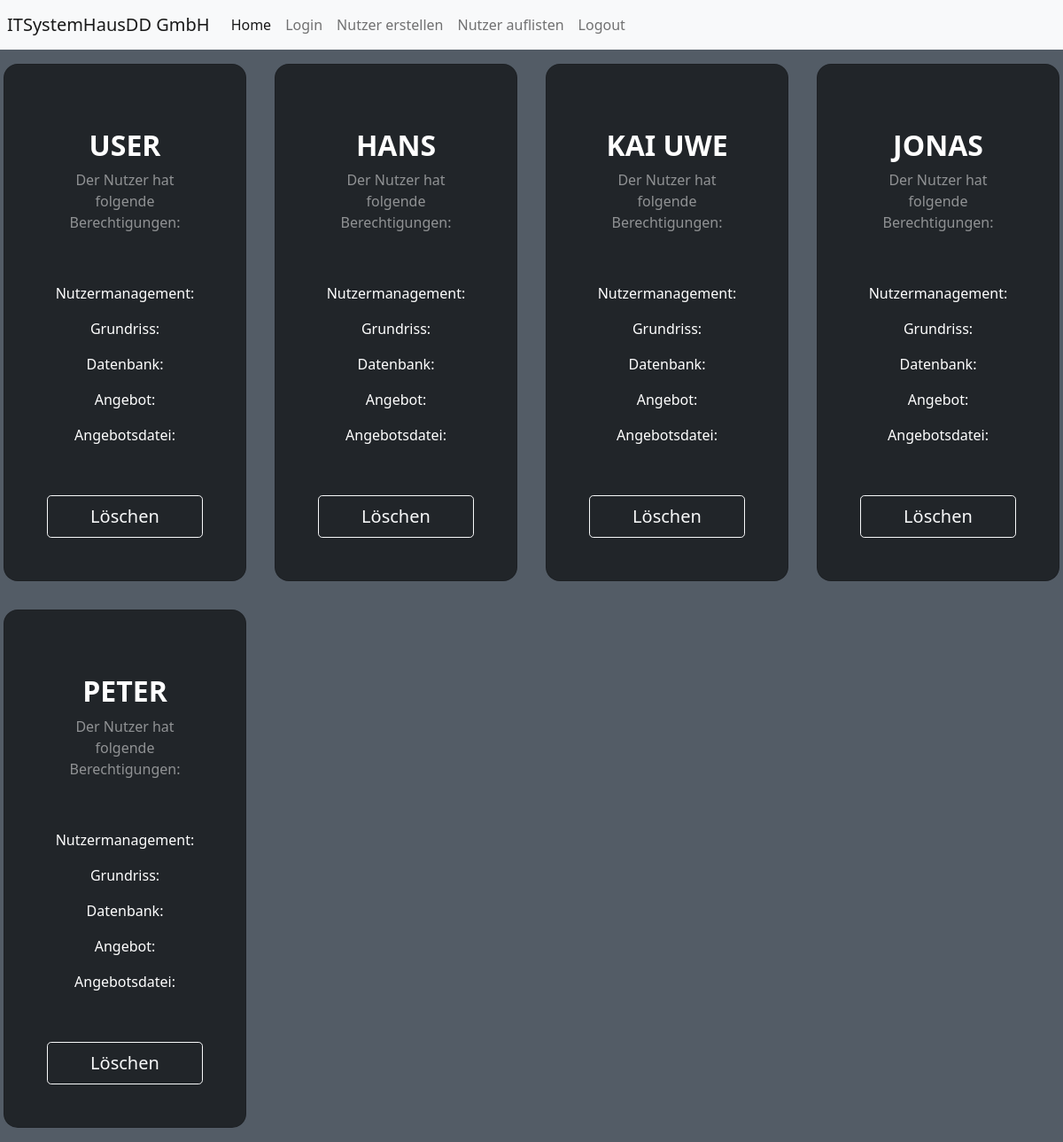
The page /list-employee/ on the database its author committed.
### usermanagement/models.py (models this page shows)
class Employee(User):
    perm_usermanagement = models.BooleanField(default=False)
    perm_layout = models.BooleanField(default=False)
    perm_database = models.BooleanField(default=False)
    perm_offer = models.BooleanField(default=False)
    perm_offer_file = models.BooleanField(default=False)

### usermanagement/views.py (the view)
# urls.py: path("list-employee/",views.ListEmployee.as_view(),name="list-employee-view"),
class ListEmployee(View):
    def get(self,request:HttpRequest)->HttpResponse:
        all_employee = Employee.objects.all()
        return render(request,"usermanagement/list_employee.html",{"employees":all_employee})

### usermanagement/templates/usermanagement/list_employee.html (shortened to what this page needs)
{% extends "usermanagement/index.html" %}
{% load static %}
{% block css %}
    <link rel="stylesheet" href="{% static 'css/styleList.css' %}">
{% endblock %}
{% load bootstrap_icons %}
{% block content %}
<div class="row">
    {% for item in employees %}
        <div class="col-sm-6 w-25 p-3">
            <div class="card bg-dark text-white" style="border-radius: 1rem;">
                <div class="card-body p-5 text-center">
                    <div class="mb-md-5 mt-md-4">
                        <h2 class="fw-bold mb-2 text-uppercase">{{item.username}}</h2>
                        <p class="text-white-50 mb-5">Der Nutzer hat folgende Berechtigungen:</p>
                        <div class="p-2">
                            {% if item.perm_usermanagement %}
                                Nutzermanagement: {% bs_icon 'shield-check' color='white' size='1.5em' %}
                            {% else %}
                                Nutzermanagement: {% bs_icon 'shield-x' color='white' size='1.5em' %}
                            {% endif %}
                        </div>
                        <div class="p-2">
                            {% if item.perm_layout %}
                                Grundriss: {% bs_icon 'shield-check' color='white' size='1.5em' %}
                            {% else %}
                                Grundriss: {% bs_icon 'shield-x' color='white' size='1.5em' %}
                            {% endif %}
                        </div>
                        <div class="p-2">
                            {% if item.perm_database %}
                                Datenbank: {% bs_icon 'shield-check' color='white' size='1.5em' %}
                            {% else %}
                                Datenbank: {% bs_icon 'shield-x' color='white' size='1.5em' %}
                            {% endif %}
                        </div>
                        <div class="p-2">
                            {% if item.perm_offer %}
                                Angebot: {% bs_icon 'shield-check' color='white' size='1.5em' %}
                            {% else %}
                                Angebot: {% bs_icon 'shield-x' color='white' size='1.5em' %}
                            {% endif %}
                        </div>
                        <div class="p-2">
                            {% if item.perm_offer_file %}
                                Angebotsdatei: {% bs_icon 'shield-check' color='white' size='1.5em' %}
                            {% else %}
                                Angebotsdatei: {% bs_icon 'shield-x' color='white' size='1.5em' %}
                            {% endif %}
                        </div>
                    </div>
                    <button type="button" class="btn btn-outline-light btn-lg px-5" data-bs-toggle="modal" data-bs-target="#deleteModal{{item}}">
                        Löschen
                    </button>
                </div>
            </div>
        </div>
    {% endfor %}
</div>
{% endblock %}

### usermanagement/static/css/styleList.css (style rules this page uses)
html, body { background-color: #535c66; max-width: 100%; overflow-x: hidden; }

### rows shown on the page
Employee: username "USER", shows "Nutzermanagement:", shows "Grundriss:", shows "Datenbank:", shows "Angebot:", shows "Angebotsdatei:"
Employee: username "HANS", shows "Nutzermanagement:", shows "Grundriss:", shows "Datenbank:", shows "Angebot:", shows "Angebotsdatei:"
Employee: username "KAI UWE", shows "Nutzermanagement:", shows "Grundriss:", shows "Datenbank:", shows "Angebot:", shows "Angebotsdatei:"
Employee: username "JONAS", shows "Nutzermanagement:", shows "Grundriss:", shows "Datenbank:", shows "Angebot:", shows "Angebotsdatei:"
Employee: username "PETER", shows "Nutzermanagement:", shows "Grundriss:", shows "Datenbank:", shows "Angebot:", shows "Angebotsdatei:"
